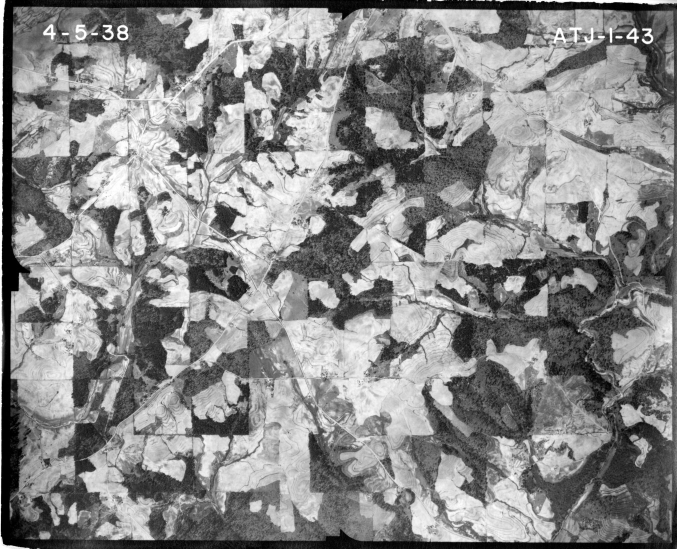
#> input picture data/raw/fultonATJ-1-043.jpg, 1354 x 1097 px, found by its file name (shown at 1/2 size)
$ python pixel_classifier.py
#> lines starting #> are read from the running program, lines starting #| are printed output that depends on the picture
### src/preprocessing/image_processer.py
"""
Image preprocessing utilities for forest maps
Handles loading, cropping, preprocessing, and normilization of arial imagery
"""

import cv2
import numpy as np
from pathlib import Path
from typing import Tuple, Optional, List
import matplotlib.pyplot as plt


class ImageProcessor:

    """Handles image preprocessing for forest classification images"""

    def __init__(self, target_size: Tuple[int, int] = (512, 512)):
        self.target_size = target_size

    def load_image(self, image_path: Path) -> Tuple[np.ndarray, np.ndarray]:
        """Load the image from the file path"""

        if not image_path.exists():
            raise FileNotFoundError(f"Image not found {image_path}")

        img = cv2.imread(str(image_path))
#> img is the input picture: shape (1097, 1354, 3); min 0, max 255, mean 136.8

        if img is None:
            raise ValueError(f"Could not load image: {image_path}")

        # Convert BGR to HSV for better computer imagery (justifiy in README)
        img_hsv = cv2.cvtColor(img, cv2.COLOR_BGR2HSV)
#> img_hsv: shape (1097, 1354, 3); mean H, S, V 0, 0, 136.8

        img_rgb = cv2.cvtColor(img, cv2.COLOR_BGR2RGB)

        return img_hsv, img_rgb


    def crop_image(self, image: np.ndarray, crop_coords: Tuple[int, int, int, int]) -> np.ndarray:

        """Crop the image using the coords
            This is done to get rid of the unncessary data that might pollute the info
        """
#> called with crop_coords = (103, 150, 1323, 1720)

        x1, y1, x2, y2 = crop_coords

        # y coords come before x coords
        return image[y1:y2, x1:x2]
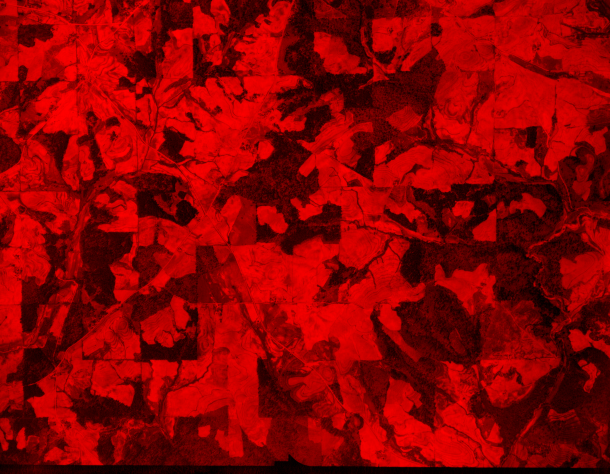
#> returned value: shape (947, 1220, 3) (shown at 1/2 size); mean of channels 0, 1, 2 0, 0, 141.4; drawn as B, G, R
#> call 2 of crop_image, with crop_coords = (103, 150, 1323, 1720)
#> in crop_image (call 2), `return image[y1:y2, x1:x2]`:
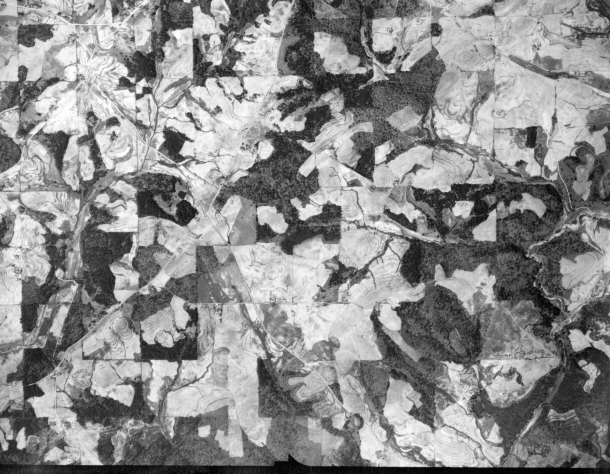
#> returned value: shape (947, 1220, 3) (shown at 1/2 size); min 0, max 255, mean 141.4


    def resize_image(self, image: np.ndarray) -> np.ndarray:

        return cv2.resize(image, self.target_size)
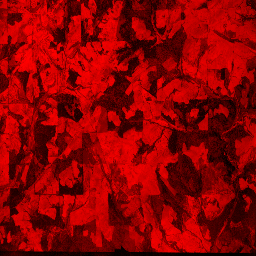
#> returned value: shape (256, 256, 3); mean of channels 0, 1, 2 0, 0, 141.3; drawn as B, G, R


    def to_grayscale(self, img: np.ndarray) -> np.ndarray:
        """Convert image to grayscale if needed"""
        if len(img.shape) == 2:
            # Already grayscale
            print('Already in greyscale')
            return img
        else:
            # Convert RGB to grayscale using luminance
            gray = 0.299 * img[:, :, 0] + 0.587 * img[:, :, 1] + 0.114 * img[:, :, 2]
            return gray.astype(np.uint8)


    def enhance_image(self, img: np.ndarray, method: str = 'clahe') -> np.ndarray:
        """Apply image enhancement techniques"""

        #Defualts to clahe, can add more in the future to test different enhancement methods.
        if method == 'clahe':
            clahe = cv2.createCLAHE(clipLimit=2.0, tileGridSize=(8, 8))


        # Swithcing on and off to test use of Gaussian Blur along with enhancement
        if False:
            cv2.GaussianBlur(img, (5, 5), 0)

        return clahe.apply(img)

    def normalize_image(self, img: np.ndarray, method: str = 'percentile') -> np.ndarray:
        """Normalize image for consistent processing"""
        if method == 'percentile':
            # More robust normalization using percentiles
            p2, p98 = np.percentile(img, (2, 98))
            if p98 > p2:
                img_clipped = np.clip(img, p2, p98)
                return ((img_clipped - p2) / (p98 - p2) * 255).astype(np.uint8)
            return img
        else:
            return img


    def preprocess_pipeline(self, image_path: Path, crop_coords: Optional[Tuple[int, int, int, int]] = None,
                           enhance: bool = True, normalize: bool = True) -> Tuple[np.ndarray, np.ndarray, np.ndarray]:
        """Full preprocessing pipeline, returns tuple:
            HSV_IMAGE, RGB_IMAGE
            HSV for analysis
            RGB for display
            Greyscale: For texture-based methods
        """

        # Step 1: Load image in both HSV and RGB
        img_hsv, img_rgb = self.load_image(image_path)

        # Step 2: Crop if coordinates provided
        if crop_coords:
            img_hsv = self.crop_image(img_hsv, crop_coords)
            img_rgb = self.crop_image(img_rgb, crop_coords)

        # Step 3: Resize to target size
        img_hsv = self.resize_image(img_hsv)
        img_rgb = self.resize_image(img_rgb)
#> in resize_image (call 2), `return cv2.resize(image, self.target_size)`:
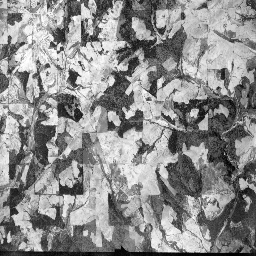
#> returned value: shape (256, 256, 3); min 0, max 255, mean 141.3

        # Step 4: Enhancement (CLAHE on Value channel)
        if enhance:
            h, s, v = cv2.split(img_hsv)
#> h: shape (256, 256); every value is 0
            v_enhanced = self.enhance_image(v, method='clahe')
#> in enhance_image, `return clahe.apply(img)`:
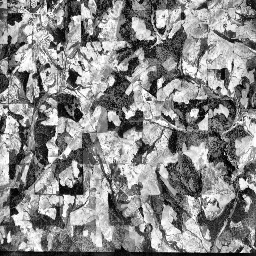
#> returned value: shape (256, 256); min 0, max 255, mean 136.9
            img_hsv = cv2.merge([h, s, v_enhanced])
#> img_hsv: shape (256, 256, 3); mean H, S, V 0, 0, 136.9

        # Step 5: Normalization (channel-wise)
        if normalize:
            h, s, v = cv2.split(img_hsv)
            # Normalize each channel with appropriate method
            h_norm = self.normalize_image(h, method='percentile')
#> in normalize_image, `p2, p98 = np.percentile(img, (2, 98))`: p2 = 0
            s_norm = self.normalize_image(s, method='percentile')
            v_norm = self.normalize_image(v, method='percentile')

            img_hsv = cv2.merge([h_norm, s_norm, v_norm])
#> img_hsv: shape (256, 256, 3); mean H, S, V 0, 0, 134.5

        # Step 6: Create grayscale version for texture analysis
        # Convert RGB to grayscale using luminance weights
        img_gray = self.to_grayscale(img_rgb)

        # Apply enhancement to grayscale if requested
        if enhance:
            img_gray = self.enhance_image(img_gray, method='clahe')

        # Normalize grayscale if requested
        if normalize:
            img_gray = self.normalize_image(img_gray, method='percentile')

        return img_hsv, img_rgb, img_gray


    # [37 lines left out: functions get_preprocessing_stats, preprocess_for_texture_analysis, not called in this run]

# [46 lines that do not run on import are left out]

### src/machine_learning/pixel_classifier.py
"""
Lightweight Pixel-based Forest Classification
Simple Random Forest for forest vs non-forest pixel classification
"""

import cv2
import numpy as np
import matplotlib.pyplot as plt
from sklearn.ensemble import RandomForestClassifier
from sklearn.preprocessing import StandardScaler


class PixelClassifier:
    """Simple ML classifier for forest vs non-forest pixels"""

    # [176 lines left out: functions __init__, extract_features, train, classify_image, classify_multiple_images, visualize_samples and 2 more, not called in this run]


class SampleCollector:
    """Interactive sample collection"""

    def __init__(self, image):
        self.image = image
        self.forest_coords = []
        self.non_forest_coords = []
        self.collecting_forest = True

    def collect_samples(self, n_forest=20, n_non_forest=20):
        """Interactive sample collection"""
        print(f"Click on {n_forest} forest pixels (green areas)")
        print("Press 'f' to switch to non-forest, 'q' when done")

        fig, ax = plt.subplots(figsize=(10, 8))
        ax.imshow(self.image)
        ax.set_title(f"Click on {n_forest} forest pixels")

        # [28 lines left out: functions on_click, on_key, not called in this run]

        fig.canvas.mpl_connect('button_press_event', on_click)
        fig.canvas.mpl_connect('key_press_event', on_key)

        plt.show()
        return self.forest_coords, self.non_forest_coords


# Simple usage example
if __name__ == "__main__":
    from pathlib import Path
    import sys
    sys.path.append(str(Path(__file__).parent.parent.parent))

    try:
        from src.preprocessing.image_processer import ImageProcessor

        print("=== LIGHTWEIGHT ML CLASSIFICATION ===")

        # Load first image for training
        processor = ImageProcessor(target_size=(256, 256))  # Smaller for speed
        train_image_path = Path('./data/raw/fultonATJ-1-043.jpg')
        crop_coords = (103, 150, 1323, 1720)

        hsv_image, rgb_image, gray_image = processor.preprocess_pipeline(
            train_image_path, crop_coords=crop_coords
        )

        print("1. Training on first image...")

        # Interactive sample collection
        collector = SampleCollector(rgb_image)
        forest_coords, non_forest_coords = collector.collect_samples(n_forest=15, n_non_forest=15)
#> forest_coords = []; non_forest_coords = []

        if len(forest_coords) > 0 and len(non_forest_coords) > 0:
            # Train classifier
            classifier = PixelClassifier()
            accuracy = classifier.train(rgb_image, forest_coords, non_forest_coords)
            print(f"Training accuracy: {accuracy:.3f}")

            # Show training results
            print("\n2. Training image results:")
            forest_mask = classifier.classify_image(rgb_image)
            classifier.visualize_results(rgb_image, forest_mask)

            # Classify other images
            print("\n3. Classifying other images...")
            other_images = [
                './data/raw/fultonATJ-2-009.jpg',
                './data/raw/fultonATJ-2-014.jpg',
                './data/raw/fultonATJ-2-016.jpg',
                './data/raw/fultonATJ-3A-023.jpg'
            ]

            # Filter to only existing images
            existing_images = [img for img in other_images if Path(img).exists()]

            if existing_images:
                results = classifier.classify_multiple_images(existing_images, crop_coords)

                # Show results
                print("\n4. Results summary:")
                for img_name, result in results.items():
                    if 'error' not in result:
                        print(f"  {img_name}: {result['forest_percentage']:.1f}% forest")

                # Visualize results
                print("\n5. Visualizing results...")
                classifier.visualize_multiple_results(results)
            else:
                print("No other images found to classify")
        else:
            print("Need both forest and non-forest samples!")

    except Exception as e:
        print(f"Error: {e}")
        import traceback
        traceback.print_exc()

$ run again, with data/raw/fultonIndex12.jpg copied over data/raw/fultonATJ-1-043.jpg
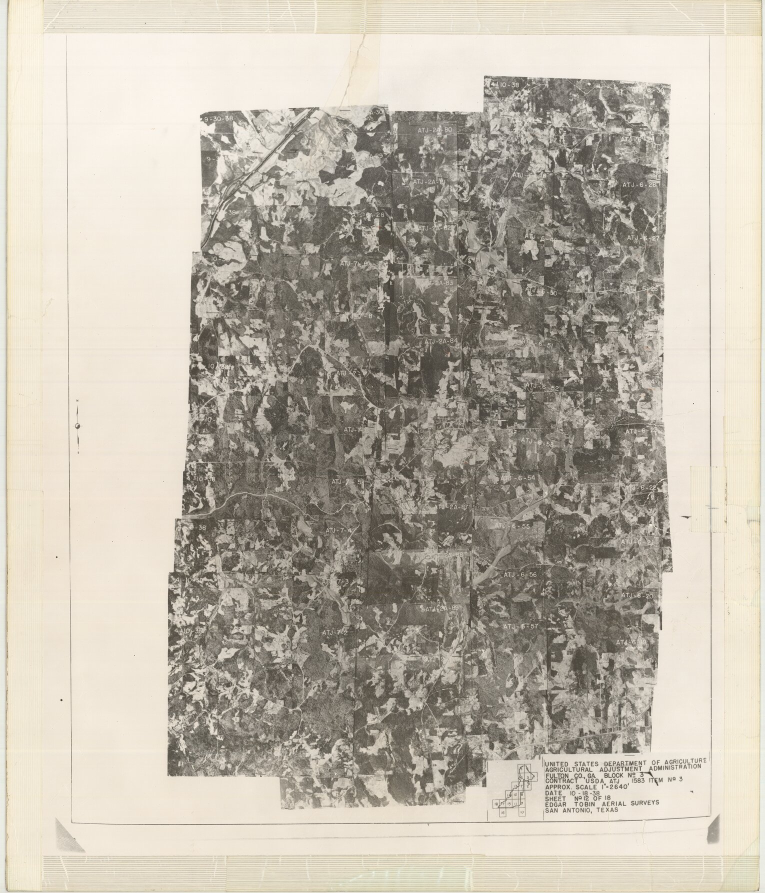
#> input picture data/raw/fultonIndex12.jpg, 1530 x 1786 px, found by its file name (shown at 1/2 size)
#> in load_image, img is the input picture: shape (1786, 1530, 3); mean B, G, R 169.5, 182.4, 189.5
#> p2 = 16; p98 = 22
#> p2 = 17; p98 = 50
#> in normalize_image (call 2), `img_clipped = np.clip(img, p2, p98)`:
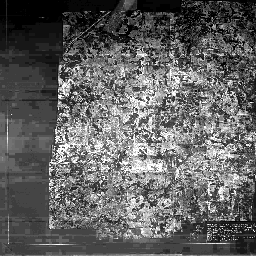
#> img_clipped: shape (256, 256) float64; min 17, max 50, mean 29.7; drawn with min black and max white
#> p2 = 32; p98 = 248
#> in normalize_image (call 3), `return ((img_clipped - p2) / (p98 - p2) * 255).astype(np.uint8)`:
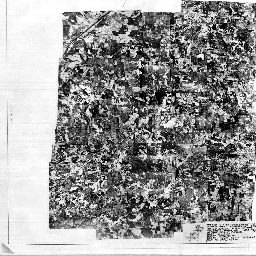
#> returned value: shape (256, 256); min 0, max 255, mean 152.1
#> forest_coords = []

$ run again, with data/raw/fultonIndex15.jpg copied over data/raw/fultonATJ-1-043.jpg
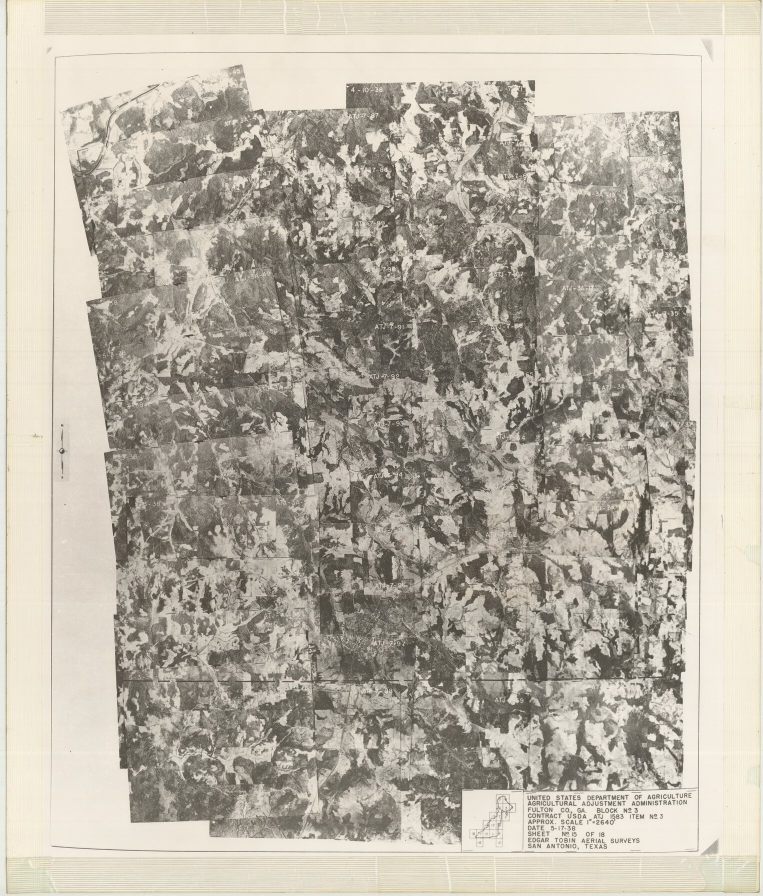
#> input picture data/raw/fultonIndex15.jpg, 1526 x 1791 px, found by its file name (shown at 1/2 size)
#> in load_image, img is the input picture: shape (1791, 1526, 3); mean B, G, R 164.7, 177.5, 183.9
#> p2 = 16; p98 = 22
#> p2 = 18; p98 = 48
#> in normalize_image (call 2), `img_clipped = np.clip(img, p2, p98)`:
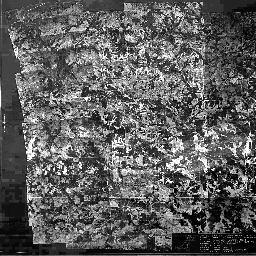
#> img_clipped: shape (256, 256) float64; min 18, max 48, mean 29.1; drawn with min black and max white
#> p2 = 28; p98 = 249
#> in normalize_image (call 3), `return ((img_clipped - p2) / (p98 - p2) * 255).astype(np.uint8)`:
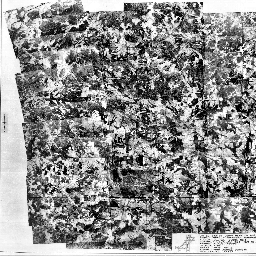
#> returned value: shape (256, 256); min 0, max 255, mean 142.1
#> forest_coords = []

$ run again, with data/raw/fultonIndex6.jpg copied over data/raw/fultonATJ-1-043.jpg
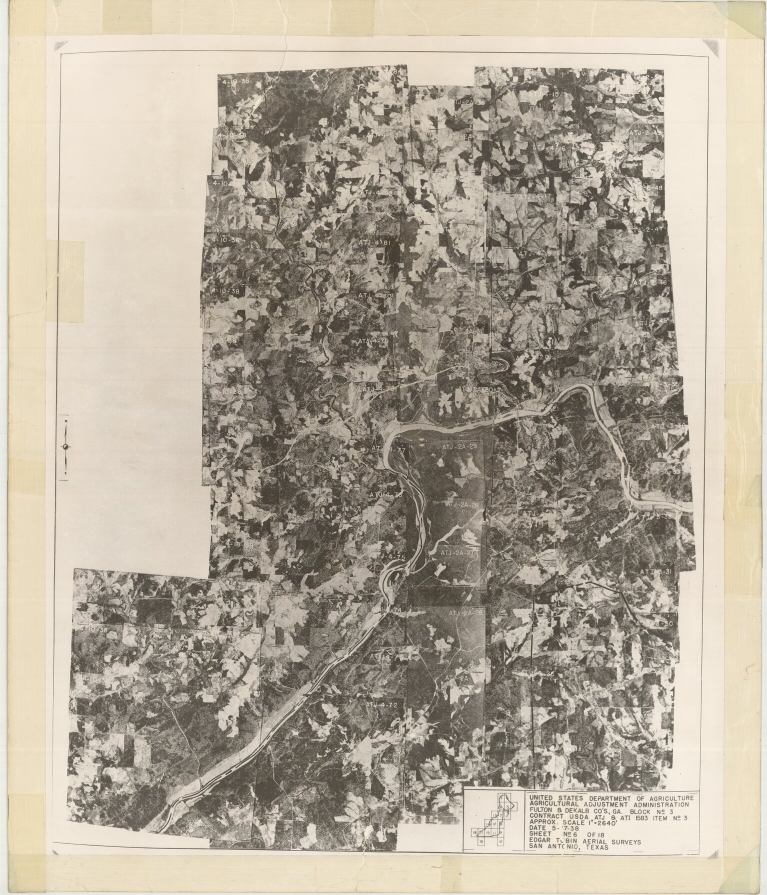
#> input picture data/raw/fultonIndex6.jpg, 1533 x 1789 px, found by its file name (shown at 1/2 size)
#> in load_image, img is the input picture: shape (1789, 1533, 3); mean B, G, R 154.4, 169.8, 179.2
#> p2 = 15; p98 = 21
#> p2 = 22; p98 = 61
#> in normalize_image (call 2), `img_clipped = np.clip(img, p2, p98)`:
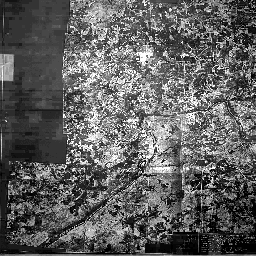
#> img_clipped: shape (256, 256) float64; min 22, max 61, mean 36.7; drawn with min black and max white
#> p2 = 27; p98 = 247
#> in normalize_image (call 3), `return ((img_clipped - p2) / (p98 - p2) * 255).astype(np.uint8)`:
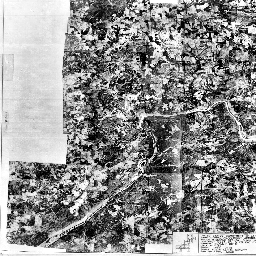
#> returned value: shape (256, 256); min 0, max 255, mean 143.5
#> forest_coords = []
